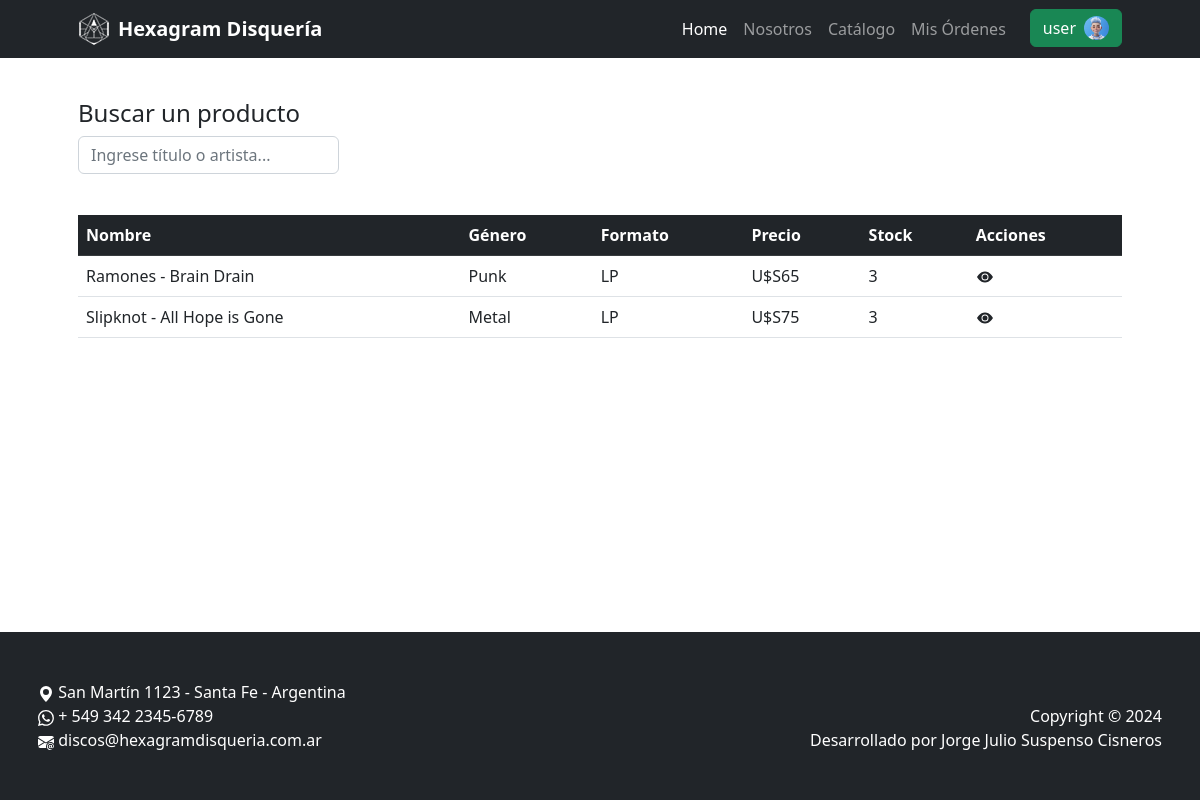
Screenshot of /catalogo/home/ (signed in) with the database file from the repository.
### clientes/models.py (models this page shows)
class Client(models.Model):
    user = models.OneToOneField(User, on_delete=models.CASCADE, related_name='client')
    phone = models.CharField(max_length=50, blank=True)
    birthdate = models.DateField(null=True, blank=True)
    avatar = models.ImageField(upload_to='avatars/', default='project/core/static/core/img/avatar_default.webp', null=True, blank=True)

### catalogo/models.py (models this page shows, shortened)
class Product(models.Model):
  name = models.CharField(max_length=100, verbose_name='Nombre')
  price = models.IntegerField(verbose_name='Precio')
  format = models.ForeignKey(Format, on_delete=models.CASCADE, verbose_name='Formato')
  genre = models.ForeignKey(Genre, on_delete=models.CASCADE, verbose_name='Género')
  stock = models.IntegerField(default=0, verbose_name='Stock')
  image = models.ImageField(upload_to='products/', null=True, blank=True, verbose_name='Imagen')

class Genre(models.Model):
  name = models.CharField(max_length=100, unique=True, verbose_name='Nombre')
  def __str__(self):
    return self.name

class Format(models.Model):
  name = models.CharField(max_length=100, unique=True, verbose_name='Nombre')
  def __str__(self):
    return self.name

### catalogo/views.py (the view)
# urls.py: path('home/', views.home, name='home'),
def home(request):
    consulta = request.GET.get('consulta')
    if consulta:
        productos = models.Product.objects.filter(name__icontains=consulta)
    else:
        productos = models.Product.objects.all()
    context = {
        'productos': productos,
        'consulta_actual': consulta
    }
    if 'limpiar' in request.GET:
        return redirect('catalogo:home')
    return render(request, 'catalogo/index.html', context)

### catalogo/templates/catalogo/index.html (shortened to what this page needs)
{% extends 'core/base.html' %}
{% block contenido %}
<div class="d-flex mt-4 justify-content-between w-100">
  <div class="d-flex flex-column align-items-start w-25">
    <h3 class="fs-4">Buscar un producto</h3>
    <form action="{% url 'catalogo:home' %}" method="get" class="d-flex w-100 justify-content-center">
      <input type="text" name="consulta" placeholder="Ingrese título o artista..." class="form-control w-100">
    </form>
  </div>
</div>
<div class="d-flex flex-column align-items-center w-100 h-75 mt-2" style="overflow-y: auto; max-height: 50vh">
  <table class="table">
    <tr class="table-dark">
      <th>Nombre</th>
      <th>Género</th>
      <th>Formato</th>
      <th>Precio</th>
      <th>Stock</th>
      <th>Acciones</th>
    </tr>
    {% if request.GET.consulta and not productos %}
    <tr>
      <td colspan="6" class="bg-light">
        <div class="d-flex justify-content-center align-items-center gap-2">
          <svg xmlns="http://www.w3.org/2000/svg" width="16" height="16" fill="currentColor"
            class="bi bi-exclamation-triangle-fill" viewBox="0 0 16 16">
            <path
              d="M8.982 1.566a1.13 1.13 0 0 0-1.96 0L.165 13.233c-.457.778.091 1.767.98 1.767h13.713c.889 0 1.438-.99.98-1.767zM8 5c.535 0 .954.462.9.995l-.35 3.507a.552.552 0 0 1-1.1 0L7.1 5.995A.905.905 0 0 1 8 5m.002 6a1 1 0 1 1 0 2 1 1 0 0 1 0-2" />
          </svg>
          No se encontraron resultados.
        </div>
      </td>
    </tr>
    {% else %}
    {% for producto in productos %}
    <tr>
      <td>{{producto.name}}</td>
      <td>{{producto.genre}}</td>
      <td>{{producto.format}}</td>
      <td>U$S{{producto.price}}</td>
      <td>{{producto.stock}}</td>
      <td>
        <div class="d-flex gap-4">
          <a type="button" class="btn btn-sm m-0 p-0" href="{% url 'catalogo:producto_detail' producto.id %}">
            <svg xmlns="http://www.w3.org/2000/svg" width="16" height="16" fill="currentColor" class="bi bi-eye-fill"
              viewBox="0 0 16 16">
              <path d="M10.5 8a2.5 2.5 0 1 1-5 0 2.5 2.5 0 0 1 5 0" />
              <path d="M0 8s3-5.5 8-5.5S16 8 16 8s-3 5.5-8 5.5S0 8 0 8m8 3.5a3.5 3.5 0 1 0 0-7 3.5 3.5 0 0 0 0 7" />
            </svg>
          </a>
        </div>
      </td>
    </tr>
    {% endfor %}
    {% endif %}
  </table>
</div>
{% endblock contenido %}

### core/templates/core/components/navbar.html (shortened to what this page needs)
{% load static %}
<nav class="d-flex navbar navbar-expand-lg navbar-dark bg-dark">
  <div class="container px-5 h-100">
    <a class="navbar-brand fw-bold d-flex align-items-center " href="{% url 'core:home' %}">
      <img class="me-2" src="{% static 'core/img/hexagram-logo-navbar.webp' %}" alt="Logo de la disquería">
      <p class="p-0 m-0 ">Hexagram Disquería</p>
    </a>
    <div class="collapse navbar-collapse" id="navbarSupportedContent">
      <ul class="navbar-nav ms-auto mb-2 mb-lg-0">
        <li class="nav-item">
          <a class="nav-link active" aria-current="page" href="{% url 'core:home' %}">Home</a>
        </li>
        {% if not user.is_staff %}
        <li class="nav-item">
          <a class="nav-link" href="{% url 'core:about' %}">Nosotros</a>
        </li>
        {% endif %}
        <li class="nav-item">
          <a class="nav-link" href="{% url 'catalogo:home' %}">Catálogo</a>
        </li>
        {% if user.is_authenticated %}
        <li class="nav-item">
          <a class="nav-link" href="{% url 'ordenes:home' %}">{%if not user.is_staff%}Mis {%endif%}Órdenes</a>
        </li>
        <li class="nav-item ms-3">
          <div class="dropdown">
            <button class="btn btn-success " type="button" data-bs-toggle="dropdown" aria-expanded="false">
              <div class="d-flex gap-2">
                {{ user.username }}
                {% if user.is_staff or not user.client.avatar %}
                <img style="width: 25px;" src="{% static 'core/img/avatar_default.webp' %}" alt="Avatar administrador">
                {% else %}
                <img style="width: 25px; border-radius: 50%;" src="{{ user.client.avatar.url }}" alt="Avatar cliente">
                {% endif %}
              </div>
            </button>
          </div>
        </li>
        {% endif %}
      </ul>
    </div>
  </div>
</nav>

### rows the page displays
Product: name "Ramones - Brain Drain", genre "Punk", format "LP", price "65", stock "3"
Product: name "Slipknot - All Hope is Gone", genre "Metal", format "LP", price "75", stock "3"

### other values shown
{{ user.username }} "user"
